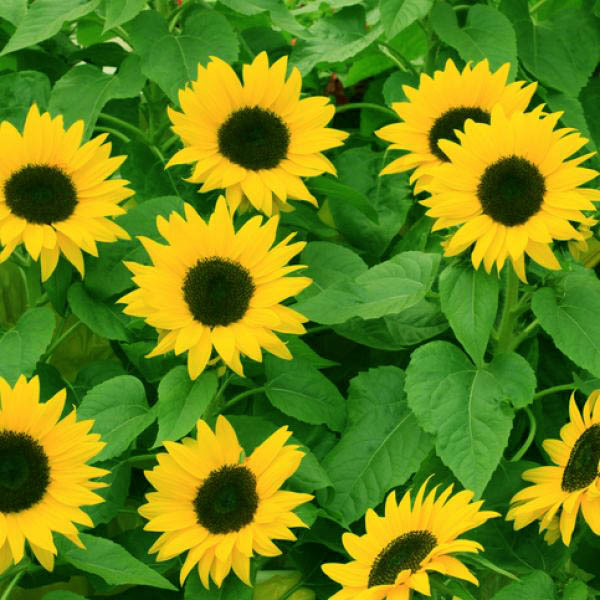
#> input picture WhitePatch/girasoles_g.jpg, 600 x 600 px
$ python 19310390_Practica5_WhitePatch.py
#> lines starting #> are read from the running program, lines starting #| are printed output that depends on the picture; after the words box and inside, x2 and y2 are one past the last pixel; in counts of white or black regions, pixels touching at a corner belong together
import cv2 as cv
import numpy as np

imagen = cv.imread('girasoles_g.jpg')
#> imagen is the input picture: shape (600, 600, 3); mean B, G, R 22.7, 134.6, 107.2
alto, largo = imagen.shape[:2]
#> alto = 600; largo = 600

img2 = cv.imread('girasoles_g.jpg')

b_max, g_max, r_max = 0,0,0

for y in range(alto):
    for x in range(largo):
        b,g,r = imagen[y,x]
        if b>b_max:
            b_max = b
        if g>g_max:
            g_max = g
        if r>r_max:
            r_max = r
        try:
            b = int((int(b*255))/int(b_max))
            g = int((int(g*255))/int(g_max))
            r = int((int(r*255))/int(r_max))
        except ZeroDivisionError:
            b = 0
            g = 0
            r = 0
        img2[y,x] = b,g,r
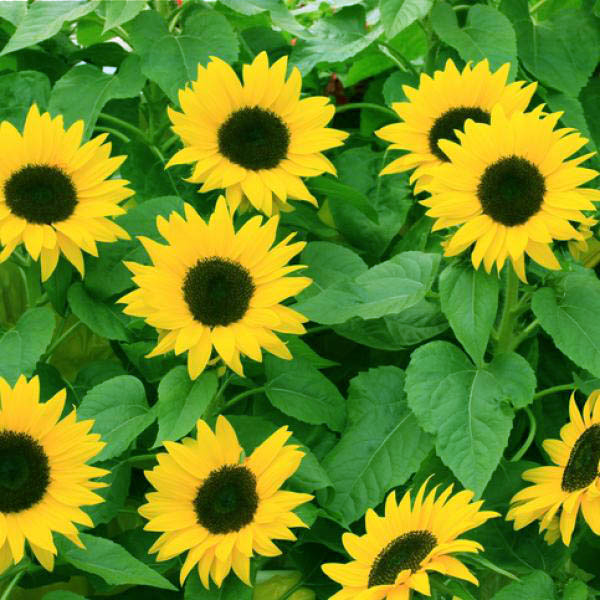
#> img2: shape (600, 600, 3); mean B, G, R 33.9, 140.2, 108.8
#> after the loop, b_max = 175; g_max = 248; r_max = 255

img3 = np.zeros((alto, largo))

for y in range(alto):
    for x in range(largo):
        b,g,r = img2[y,x]
        if r>=239 and r<=255 and g>=149 and g<=223 and b>=23 and b<=94:
            img3[y,x] = 255
        else:
            img3[y,x] = 0
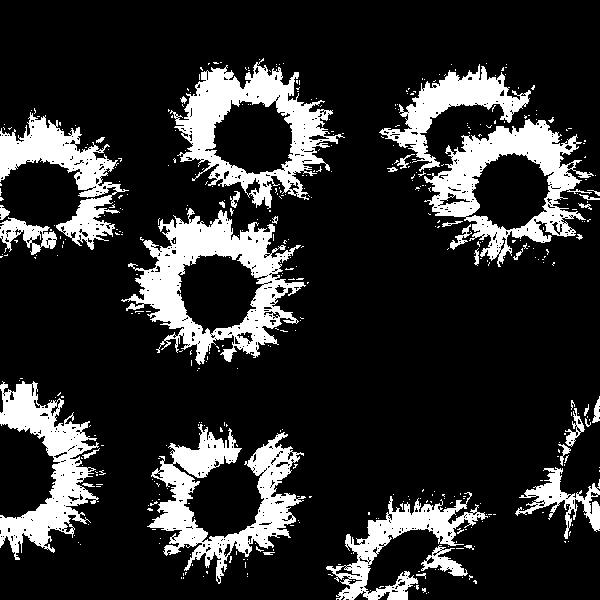
#> img3: shape (600, 600) float64; 17.9% white; 437 white regions (399 under 20 px), largest, box (x1, y1, x2, y2) and area: (121, 208, 306, 365) 10529, (170, 58, 345, 209) 8892, (424, 119, 594, 267) 8536


cv.imshow('Original',imagen)
cv.imshow('White Patch', img2)
cv.imshow('Imagen binaria',img3)

cv.waitKey(0)
cv.destroyAllWindows()
